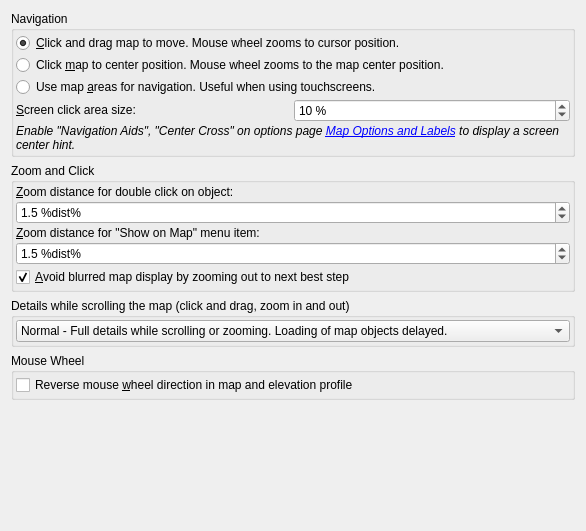
          <widget class="QWidget" name="scrollAreaWidgetContents_6">
           <property name="geometry">
            <rect>
             <x>0</x>
             <y>0</y>
             <width>586</width>
             <height>531</height>
            </rect>
           </property>
           <layout class="QVBoxLayout" name="verticalLayout_12">
            <item>
             <widget class="QGroupBox" name="groupBoxOptionsMapZoomClick_2">
              <property name="title">
               <string>Navigation</string>
              </property>
              <layout class="QGridLayout" name="gridLayout_33">
               <property name="leftMargin">
                <number>2</number>
               </property>
               <property name="topMargin">
                <number>2</number>
               </property>
               <property name="rightMargin">
                <number>2</number>
               </property>
               <property name="bottomMargin">
                <number>2</number>
               </property>
               <property name="spacing">
                <number>2</number>
               </property>
               <item row="2" column="0" colspan="2">
                <widget class="QRadioButton" name="radioButtonOptionsMapNavTouchscreen">
                 <property name="toolTip">
                  <string>You can still use the default click and drag method to scroll and the mouse wheel to zoom in this mode.
Enable &quot;Navigation Aids&quot;, &quot;Screen Areas&quot; on options page &quot;Map Options and Labels&quot; to display hints on the map.</string>
                 </property>
                 <property name="text">
                  <string>Use map &amp;areas for navigation. Useful when using touchscreens.</string>
                 </property>
                </widget>
               </item>
               <item row="3" column="0" alignment="Qt::AlignVCenter">
                <widget class="QLabel" name="labelOptionsMapNavTouchscreenArea">
                 <property name="text">
                  <string>&amp;Screen click area size:</string>
                 </property>
                 <property name="buddy">
                  <cstring>spinBoxOptionsMapNavTouchArea</cstring>
                 </property>
                </widget>
               </item>
               <item row="0" column="0" colspan="2">
                <widget class="QRadioButton" name="radioButtonOptionsMapNavDragMove">
                 <property name="text">
                  <string>&amp;Click and drag map to move. Mouse wheel zooms to cursor position.</string>
                 </property>
                 <property name="checked">
                  <bool>true</bool>
                 </property>
                </widget>
               </item>
               <item row="1" column="0" colspan="2">
                <widget class="QRadioButton" name="radioButtonOptionsMapNavClickCenter">
                 <property name="toolTip">
                  <string>Enable &quot;Navigation Aids&quot;, &quot;Center Cross&quot; on
options page &quot;Map Options and Labels&quot; to display a screen center hint.</string>
                 </property>
                 <property name="text">
                  <string>Click &amp;map to center position. Mouse wheel zooms to the map center position.</string>
                 </property>
                </widget>
               </item>
               <item row="3" column="1">
                <widget class="QSpinBox" name="spinBoxOptionsMapNavTouchArea">
                 <property name="toolTip">
                  <string>Size of a screen area (virtual button) in percent of screen size.</string>
                 </property>
                 <property name="suffix">
                  <string> %</string>
                 </property>
                 <property name="minimum">
                  <number>5</number>
                 </property>
                 <property name="maximum">
                  <number>35</number>
                 </property>
                 <property name="singleStep">
                  <number>5</number>
                 </property>
                 <property name="value">
                  <number>10</number>
                 </property>
                </widget>
               </item>
               <item row="4" column="0" colspan="2">
                <widget class="QLabel" name="labelOptionsNavigationAidsHint">
                 <property name="text">
                  <string>&lt;html&gt;&lt;head/&gt;&lt;body&gt;&lt;p&gt;&lt;img src=&quot;:/littlenavmap/resources/icons/bulb.svg&quot;/&gt;&lt;span style=&quot; font-style:italic;&quot;&gt;Enable &amp;quot;Navigation Aids&amp;quot;, &amp;quot;Center Cross&amp;quot; on options page &lt;/span&gt;&lt;a href=&quot;lnm://mapoptions&quot;&gt;&lt;span style=&quot; font-style:italic; text-decoration: underline;&quot;&gt;Map Options and Labels&lt;/span&gt;&lt;/a&gt;&lt;span style=&quot; font-style:italic;&quot;&gt; to display a screen center hint.&lt;/span&gt;&lt;/p&gt;&lt;/body&gt;&lt;/html&gt;</string>
                 </property>
                 <property name="wordWrap">
                  <bool>true</bool>
                 </property>
                 <property name="margin">
                  <number>10</number>
                 </property>
                 <property name="textInteractionFlags">
                  <set>Qt::LinksAccessibleByMouse|Qt::TextSelectableByMouse</set>
                 </property>
                </widget>
               </item>
              </layout>
             </widget>
            </item>
            <item>
             <widget class="QGroupBox" name="groupBoxOptionsMapZoomClick">
              <property name="title">
               <string>Zoom and Click</string>
              </property>
              <layout class="QVBoxLayout" name="verticalLayout_13">
               <property name="spacing">
                <number>2</number>
               </property>
               <property name="leftMargin">
                <number>2</number>
               </property>
               <property name="topMargin">
                <number>2</number>
               </property>
               <property name="rightMargin">
                <number>2</number>
               </property>
               <property name="bottomMargin">
                <number>2</number>
               </property>
               <item>
                <widget class="QLabel" name="labelOptionsMapZoomShowMapDouble">
                 <property name="text">
                  <string>&amp;Zoom distance for double click on object:</string>
                 </property>
                 <property name="buddy">
                  <cstring>doubleSpinBoxOptionsMapZoomShowMap</cstring>
                 </property>
                </widget>
               </item>
               <item>
                <widget class="QDoubleSpinBox" name="doubleSpinBoxOptionsMapZoomShowMap">
                 <property name="toolTip">
                  <string>Viewpoint distance above earth surface when zooming after double clicking on an object in a table or in the map..
Smaller values will zoom in closer to an airport or navaid. </string>
                 </property>
                 <property name="suffix">
                  <string> %dist%</string>
                 </property>
                 <property name="decimals">
                  <number>1</number>
                 </property>
                 <property name="minimum">
                  <double>0.100000000000000</double>
                 </property>
                 <property name="maximum">
                  <double>1000.000000000000000</double>
                 </property>
                 <property name="value">
                  <double>1.500000000000000</double>
                 </property>
                </widget>
               </item>
               <item>
                <widget class="QLabel" name="labelOptionsMapZoomShowMapMenu">
                 <property name="text">
                  <string>&amp;Zoom distance for &quot;Show on Map&quot; menu item:</string>
                 </property>
                 <property name="buddy">
                  <cstring>doubleSpinBoxOptionsMapZoomShowMapMenu</cstring>
                 </property>
                </widget>
               </item>
               <item>
                <widget class="QDoubleSpinBox" name="doubleSpinBoxOptionsMapZoomShowMapMenu">
                 <property name="toolTip">
                  <string>Viewpoint distance above earth surface when zooming after selecting &quot;Show on map&quot; or clicking the map links in the information windows.
Smaller values will zoom in closer to an airport or navaid.
</string>
                 </property>
                 <property name="suffix">
                  <string> %dist%</string>
                 </property>
                 <property name="decimals">
                  <number>1</number>
                 </property>
                 <property name="minimum">
                  <double>0.100000000000000</double>
                 </property>
                 <property name="maximum">
                  <double>1000.000000000000000</double>
                 </property>
                 <property name="value">
                  <double>1.500000000000000</double>
                 </property>
                </widget>
               </item>
               <item>
                <widget class="QCheckBox" name="checkBoxOptionsMapZoomAvoidBlurred">
                 <property name="toolTip">
                  <string>Zooms the map one step out for actions like center flight plan or double click to achieve a sharp map display.
This works best with the Mercator projection and online maps.
Map views might be shown with a larger zoom distance than expected if this option is selected.</string>
                 </property>
                 <property name="text">
                  <string>&amp;Avoid blurred map display by zooming out to next best step</string>
                 </property>
                 <property name="checked">
                  <bool>true</bool>
                 </property>
                </widget>
               </item>
              </layout>
             </widget>
            </item>
            <item>
             <widget class="QGroupBox" name="groupBoxMapTooltips_2">
              <property name="title">
               <string>Details while scrolling the map (click and drag, zoom in and out)</string>
              </property>
              <layout class="QVBoxLayout" name="verticalLayout_36">
               <property name="spacing">
                <number>2</number>
               </property>
               <property name="leftMargin">
                <number>2</number>
               </property>
               <property name="topMargin">
                <number>2</number>
               </property>
               <property name="rightMargin">
                <number>2</number>
               </property>
               <property name="bottomMargin">
                <number>2</number>
               </property>
               <item>
                <widget class="QComboBox" name="comboBoxMapScrollZoomDetails">
                 <property name="currentIndex">
                  <number>1</number>
                 </property>
                 <item>
                  <property name="text">
                   <string>High - Full details and reload all data while scrolling or zooming</string>
                  </property>
                 </item>
                 <item>
                  <property name="text">
                   <string>Normal - Full details while scrolling or zooming. Loading of map objects delayed.</string>
                  </property>
                 </item>
                 <item>
                  <property name="text">
                   <string>Low - Low details while scrolling or zooming. Loading of map objects delayed.</string>
                  </property>
                 </item>
                </widget>
               </item>
              </layout>
             </widget>
            </item>
            <item>
             <widget class="QGroupBox" name="groupBox_15">
              <property name="title">
               <string>Mouse Wheel</string>
              </property>
              <layout class="QVBoxLayout" name="verticalLayout_40">
               <property name="spacing">
                <number>2</number>
               </property>
               <property name="leftMargin">
                <number>2</number>
               </property>
               <property name="topMargin">
                <number>2</number>
               </property>
               <property name="rightMargin">
                <number>2</number>
               </property>
               <property name="bottomMargin">
                <number>2</number>
               </property>
               <item>
                <widget class="QCheckBox" name="checkBoxOptionsGuiWheel">
                 <property name="toolTip">
                  <string>Reverses mouse wheel function for map zoom (Wheel and %1+Mouse Wheel), map details (%1+Mouse Wheel) and elevation profile (Wheel and Shift+Wheel).</string>
                 </property>
                 <property name="text">
                  <string>Reverse mouse &amp;wheel direction in map and elevation profile</string>
                 </property>
                 <property name="checked">
                  <bool>false</bool>
                 </property>
                </widget>
               </item>
              </layout>
             </widget>
            </item>
            <item>
             <spacer name="verticalSpacer_5">
              <property name="orientation">
               <enum>Qt::Vertical</enum>
              </property>
              <property name="sizeHint" stdset="0">
               <size>
                <width>20</width>
                <height>0</height>
               </size>
              </property>
             </spacer>
            </item>
           </layout>
          </widget>
